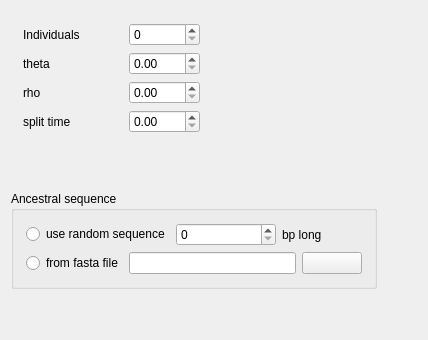
                    <widget class="QWidget" name="page_input_ms">
                     <layout class="QVBoxLayout" name="verticalLayout_18">
                      <item>
                       <layout class="QHBoxLayout" name="horizontalLayout_29">
                        <property name="leftMargin">
                         <number>12</number>
                        </property>
                        <property name="topMargin">
                         <number>12</number>
                        </property>
                        <property name="rightMargin">
                         <number>12</number>
                        </property>
                        <property name="bottomMargin">
                         <number>12</number>
                        </property>
                        <item>
                         <layout class="QVBoxLayout" name="verticalLayout_11">
                          <property name="leftMargin">
                           <number>0</number>
                          </property>
                          <property name="topMargin">
                           <number>0</number>
                          </property>
                          <item>
                           <layout class="QVBoxLayout" name="verticalLayout_8">
                            <item>
                             <layout class="QHBoxLayout" name="horizontalLayout_10">
                              <item>
                               <widget class="QLabel" name="label_7">
                                <property name="minimumSize">
                                 <size>
                                  <width>100</width>
                                  <height>0</height>
                                 </size>
                                </property>
                                <property name="text">
                                 <string>Individuals</string>
                                </property>
                               </widget>
                              </item>
                              <item>
                               <widget class="QSpinBox" name="spinBox_ms_ninds">
                                <property name="toolTip">
                                 <string>&lt;html&gt;&lt;head/&gt;&lt;body&gt;&lt;p&gt;How many diploid indivduals to simulate&lt;/p&gt;&lt;/body&gt;&lt;/html&gt;</string>
                                </property>
                                <property name="maximum">
                                 <number>1000</number>
                                </property>
                               </widget>
                              </item>
                             </layout>
                            </item>
                            <item>
                             <layout class="QHBoxLayout" name="horizontalLayout_9">
                              <item>
                               <widget class="QLabel" name="label_8">
                                <property name="minimumSize">
                                 <size>
                                  <width>100</width>
                                  <height>0</height>
                                 </size>
                                </property>
                                <property name="text">
                                 <string>theta</string>
                                </property>
                               </widget>
                              </item>
                              <item>
                               <widget class="QDoubleSpinBox" name="doubleSpinBox_ms_theta">
                                <property name="toolTip">
                                 <string>&lt;html&gt;&lt;head/&gt;&lt;body&gt;&lt;p&gt;mutation parameter for ms.&lt;/p&gt;&lt;p&gt;&lt;span style=&quot; font-style:italic;&quot;&gt;4 x µ x sequence_length&lt;/span&gt;&lt;/p&gt;&lt;/body&gt;&lt;/html&gt;</string>
                                </property>
                                <property name="maximum">
                                 <double>1000.000000000000000</double>
                                </property>
                               </widget>
                              </item>
                             </layout>
                            </item>
                            <item>
                             <layout class="QHBoxLayout" name="horizontalLayout_8">
                              <item>
                               <widget class="QLabel" name="label_9">
                                <property name="minimumSize">
                                 <size>
                                  <width>100</width>
                                  <height>0</height>
                                 </size>
                                </property>
                                <property name="text">
                                 <string>rho</string>
                                </property>
                               </widget>
                              </item>
                              <item>
                               <widget class="QDoubleSpinBox" name="doubleSpinBox_ms_rho">
                                <property name="toolTip">
                                 <string>&lt;html&gt;&lt;head/&gt;&lt;body&gt;&lt;p&gt;recombination parameter for ms.&lt;/p&gt;&lt;p&gt;&lt;span style=&quot; font-style:italic;&quot;&gt;4 x r x sequence_length&lt;/span&gt;&lt;/p&gt;&lt;/body&gt;&lt;/html&gt;</string>
                                </property>
                                <property name="maximum">
                                 <double>1000.000000000000000</double>
                                </property>
                               </widget>
                              </item>
                             </layout>
                            </item>
                            <item>
                             <layout class="QHBoxLayout" name="horizontalLayout_7">
                              <item>
                               <widget class="QLabel" name="label_10">
                                <property name="minimumSize">
                                 <size>
                                  <width>100</width>
                                  <height>0</height>
                                 </size>
                                </property>
                                <property name="text">
                                 <string>split time</string>
                                </property>
                               </widget>
                              </item>
                              <item>
                               <widget class="QDoubleSpinBox" name="doubleSpinBox_ms_stime">
                                <property name="toolTip">
                                 <string>&lt;html&gt;&lt;head/&gt;&lt;body&gt;&lt;p&gt;Time of splitting between population and reference. Leave blank to simulate reference from same population.&lt;/p&gt;&lt;p&gt;&lt;span style=&quot; font-style:italic;&quot;&gt;number_generations / (4 x Ne)&lt;/span&gt;&lt;/p&gt;&lt;/body&gt;&lt;/html&gt;</string>
                                </property>
                                <property name="maximum">
                                 <double>1000.000000000000000</double>
                                </property>
                               </widget>
                              </item>
                             </layout>
                            </item>
                           </layout>
                          </item>
                          <item>
                           <spacer name="verticalSpacer">
                            <property name="orientation">
                             <enum>Qt::Vertical</enum>
                            </property>
                            <property name="sizeHint" stdset="0">
                             <size>
                              <width>20</width>
                              <height>40</height>
                             </size>
                            </property>
                           </spacer>
                          </item>
                         </layout>
                        </item>
                        <item>
                         <spacer name="horizontalSpacer_17">
                          <property name="orientation">
                           <enum>Qt::Horizontal</enum>
                          </property>
                          <property name="sizeHint" stdset="0">
                           <size>
                            <width>40</width>
                            <height>20</height>
                           </size>
                          </property>
                         </spacer>
                        </item>
                       </layout>
                      </item>
                      <item>
                       <layout class="QHBoxLayout" name="horizontalLayout_63">
                        <item>
                         <widget class="QGroupBox" name="groupBox_4">
                          <property name="toolTip">
                           <string>&lt;html&gt;&lt;head/&gt;&lt;body&gt;&lt;p&gt;To convert the SNP data into fasta format, an ancestral sequence is needed&lt;/p&gt;&lt;/body&gt;&lt;/html&gt;</string>
                          </property>
                          <property name="title">
                           <string>Ancestral sequence</string>
                          </property>
                          <layout class="QVBoxLayout" name="verticalLayout_7">
                           <property name="leftMargin">
                            <number>12</number>
                           </property>
                           <property name="topMargin">
                            <number>12</number>
                           </property>
                           <property name="rightMargin">
                            <number>12</number>
                           </property>
                           <property name="bottomMargin">
                            <number>12</number>
                           </property>
                           <item>
                            <layout class="QHBoxLayout" name="horizontalLayout_16">
                             <item>
                              <widget class="QRadioButton" name="radioButton_ms_userandom">
                               <property name="toolTip">
                                <string>&lt;html&gt;&lt;head/&gt;&lt;body&gt;&lt;p&gt;Use an ancestral sequence consisting of random A,C,G and T bases&lt;/p&gt;&lt;/body&gt;&lt;/html&gt;</string>
                               </property>
                               <property name="text">
                                <string>use random sequence</string>
                               </property>
                              </widget>
                             </item>
                             <item>
                              <widget class="QSpinBox" name="spinBox_ms_seqlen">
                               <property name="minimumSize">
                                <size>
                                 <width>100</width>
                                 <height>0</height>
                                </size>
                               </property>
                               <property name="maximumSize">
                                <size>
                                 <width>100</width>
                                 <height>16777215</height>
                                </size>
                               </property>
                               <property name="toolTip">
                                <string>&lt;html&gt;&lt;head/&gt;&lt;body&gt;&lt;p&gt;Lenght of sequence&lt;/p&gt;&lt;/body&gt;&lt;/html&gt;</string>
                               </property>
                               <property name="maximum">
                                <number>10000000</number>
                               </property>
                              </widget>
                             </item>
                             <item>
                              <widget class="QLabel" name="label_12">
                               <property name="text">
                                <string>bp long</string>
                               </property>
                              </widget>
                             </item>
                             <item>
                              <spacer name="horizontalSpacer_9">
                               <property name="orientation">
                                <enum>Qt::Horizontal</enum>
                               </property>
                               <property name="sizeHint" stdset="0">
                                <size>
                                 <width>40</width>
                                 <height>20</height>
                                </size>
                               </property>
                              </spacer>
                             </item>
                            </layout>
                           </item>
                           <item>
                            <layout class="QHBoxLayout" name="horizontalLayout_17">
                             <item>
                              <widget class="QRadioButton" name="radioButton_ms_usefasta">
                               <property name="toolTip">
                                <string>&lt;html&gt;&lt;head/&gt;&lt;body&gt;&lt;p&gt;Use ancestral sequence from fasta file&lt;/p&gt;&lt;/body&gt;&lt;/html&gt;</string>
                               </property>
                               <property name="text">
                                <string>from fasta file</string>
                               </property>
                              </widget>
                             </item>
                             <item>
                              <layout class="QHBoxLayout" name="horizontalLayout_13">
                               <item>
                                <widget class="QLineEdit" name="lineEdit_ms_ancestralfile">
                                 <property name="minimumSize">
                                  <size>
                                   <width>150</width>
                                   <height>0</height>
                                  </size>
                                 </property>
                                 <property name="maximumSize">
                                  <size>
                                   <width>16777215</width>
                                   <height>16777215</height>
                                  </size>
                                 </property>
                                 <property name="toolTip">
                                  <string>&lt;html&gt;&lt;head/&gt;&lt;body&gt;&lt;p&gt;Specify path to ancestral fasta file&lt;/p&gt;&lt;/body&gt;&lt;/html&gt;</string>
                                 </property>
                                </widget>
                               </item>
                              </layout>
                             </item>
                             <item>
                              <widget class="QPushButton" name="pushButton_ms_findancestral">
                               <property name="minimumSize">
                                <size>
                                 <width>60</width>
                                 <height>0</height>
                                </size>
                               </property>
                               <property name="maximumSize">
                                <size>
                                 <width>60</width>
                                 <height>16777215</height>
                                </size>
                               </property>
                               <property name="toolTip">
                                <string>&lt;html&gt;&lt;head/&gt;&lt;body&gt;&lt;p&gt;Browse filesystem&lt;/p&gt;&lt;/body&gt;&lt;/html&gt;</string>
                               </property>
                               <property name="text">
                                <string/>
                               </property>
                               <property name="icon">
                                <iconset>
                                 <normaloff>:/icons/icons/view_doc.ico</normaloff>:/icons/icons/view_doc.ico</iconset>
                               </property>
                               <property name="autoDefault">
                                <bool>false</bool>
                               </property>
                               <property name="default">
                                <bool>false</bool>
                               </property>
                               <property name="flat">
                                <bool>false</bool>
                               </property>
                              </widget>
                             </item>
                            </layout>
                           </item>
                          </layout>
                         </widget>
                        </item>
                        <item>
                         <spacer name="horizontalSpacer_18">
                          <property name="orientation">
                           <enum>Qt::Horizontal</enum>
                          </property>
                          <property name="sizeHint" stdset="0">
                           <size>
                            <width>40</width>
                            <height>20</height>
                           </size>
                          </property>
                         </spacer>
                        </item>
                       </layout>
                      </item>
                      <item>
                       <spacer name="verticalSpacer_2">
                        <property name="orientation">
                         <enum>Qt::Vertical</enum>
                        </property>
                        <property name="sizeHint" stdset="0">
                         <size>
                          <width>20</width>
                          <height>40</height>
                         </size>
                        </property>
                       </spacer>
                      </item>
                     </layout>
                    </widget>
